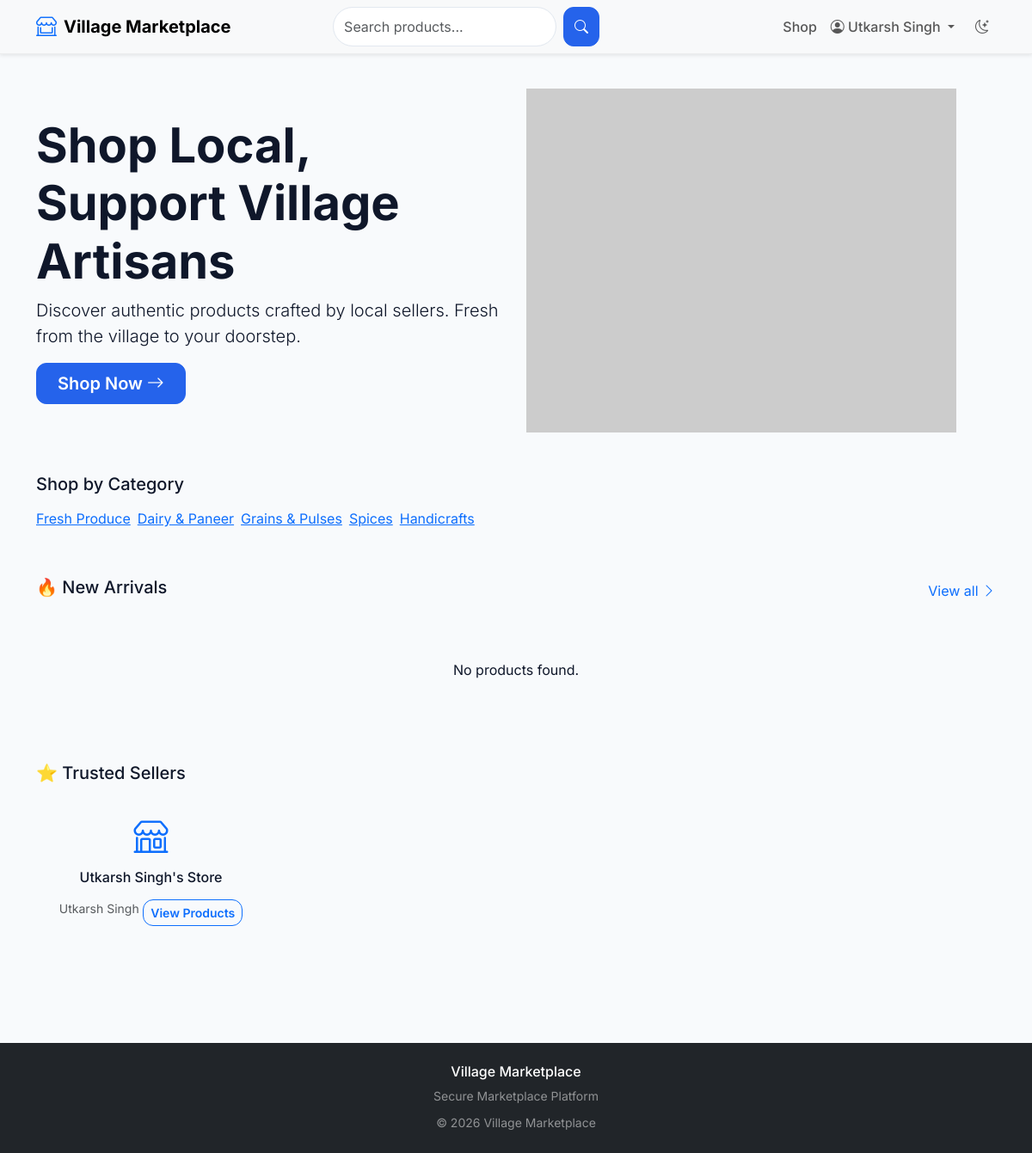
/ (signed in), run on the app's committed database.
### models/user.py (models this page shows, shortened)
class User(UserMixin, db.Model):
    __tablename__ = 'users'
    id = db.Column(db.Integer, primary_key=True)
    name = db.Column(db.String(100), nullable=False)
    email = db.Column(db.String(120), unique=True, nullable=False)
    mobile = db.Column(db.String(20), unique=True, nullable=False)
    password_hash = db.Column(db.String(200), nullable=False)
    role = db.Column(db.String(20), nullable=False,
                     default='customer')  # admin, seller, customer
    is_active = db.Column(db.Boolean, default=False)  # email verified
    is_suspended = db.Column(db.Boolean, default=False)
    created_at = db.Column(db.DateTime, default=datetime.utcnow)
    updated_at = db.Column(
        db.DateTime, default=datetime.utcnow, onupdate=datetime.utcnow)
    customer_profile = db.relationship(
        'Customer', backref='user', uselist=False, cascade='all, delete-orphan')
    seller_profile = db.relationship(
        'Seller', backref='user', uselist=False, cascade='all, delete-orphan')
    notifications = db.relationship(
        'Notification', backref='user', lazy='dynamic')
    audit_logs = db.relationship('AuditLog', backref='user', lazy='dynamic')

class Seller(db.Model):
    __tablename__ = 'sellers'
    id = db.Column(db.Integer, primary_key=True)
    user_id = db.Column(db.Integer, db.ForeignKey(
        'users.id'), unique=True, nullable=False)
    store_name = db.Column(db.String(100))
    store_description = db.Column(db.Text)
    store_logo = db.Column(db.String(200))
    is_approved = db.Column(db.Boolean, default=False)
    total_sales = db.Column(db.Integer, default=0)
    total_revenue = db.Column(db.Float, default=0.0)
    created_at = db.Column(db.DateTime, default=datetime.utcnow)
    products = db.relationship('Product', backref='seller', lazy='dynamic')
    wallet = db.relationship('Wallet', backref='seller',
                             uselist=False, cascade='all, delete-orphan')
    withdrawals = db.relationship(
        'Withdrawal', backref='seller', lazy='dynamic')

### models/product.py (models this page shows)
class Category(db.Model):
    __tablename__ = 'categories'
    id = db.Column(db.Integer, primary_key=True)
    name = db.Column(db.String(50), unique=True, nullable=False)
    slug = db.Column(db.String(50), unique=True, nullable=False)
    description = db.Column(db.Text)
    image = db.Column(db.String(200))
    is_active = db.Column(db.Boolean, default=True)
    created_at = db.Column(db.DateTime, default=datetime.utcnow)
    products = db.relationship('Product', backref='category', lazy='dynamic')

### routes/main.py (the view)
@main_bp.route('/')
def index():
    page = request.args.get('page', 1, type=int)
    per_page = 12
    products = Product.query.filter_by(status='approved').filter(
        Product.stock > 0).order_by(Product.created_at.desc())
    pagination = products.paginate(
        page=page, per_page=per_page, error_out=False)
    categories = Category.query.filter_by(is_active=True).limit(8).all()
    featured_sellers = Seller.query.filter_by(is_approved=True).limit(6).all()
    return render_template('main/index.html',
                           products=pagination.items,
                           pagination=pagination,
                           categories=categories,
                           featured_sellers=featured_sellers)

### templates/main/index.html (shortened to what this page needs)
{% extends "base.html" %}
{% block content %}
<div class="hero-banner mb-5">
    <div class="container">
        <div class="row align-items-center">
            <div class="col-md-6">
                <h1 class="display-4 fw-bold">Shop Local,<br>Support Village Artisans</h1>
                <p class="lead">Discover authentic products crafted by local sellers. Fresh from the village to your doorstep.</p>
                <a href="{{ url_for('main.products') }}" class="btn btn-primary btn-lg px-4">Shop Now <i class="bi bi-arrow-right"></i></a>
            </div>
            <div class="col-md-6 d-none d-md-block">
                <img src="{{ url_for('static', filename='images/hero-illustration.svg') }}" alt="Shopping" class="img-fluid" onerror="this.src='https://placehold.co/500x400?text=Marketplace'">
            </div>
        </div>
    </div>
</div>
<div class="container mb-5">
    <h5 class="mb-3">Shop by Category</h5>
    <div class="category-chips-wrapper">
        <div class="category-chips d-flex gap-2 overflow-auto pb-2">
            {% for cat in categories %}
            <a href="{{ url_for('main.products', category=cat.id) }}" class="chip">{{ cat.name }}</a>
            {% endfor %}
        </div>
    </div>
</div>
<div class="container mb-5">
    <div class="d-flex justify-content-between align-items-center mb-3">
        <h5>🔥 New Arrivals</h5>
        <a href="{{ url_for('main.products') }}" class="text-decoration-none">View all <i class="bi bi-chevron-right"></i></a>
    </div>
    <div class="row g-4">
        {% for product in products[:8] %}
        <div class="col-6 col-md-3">
            <div class="card product-card h-100 position-relative">
                <a href="{{ url_for('main.product_detail', product_id=product.id) }}">
                    <img src="{{ url_for('static', filename='uploads/products/' + (product.images.split(',')[0] if product.images else 'default.jpg')) }}" class="card-img-top" alt="{{ product.name }}" onerror="this.src='https://placehold.co/300x200?text=No+Image'">
                </a>
                <a href="{{ url_for('customer.add_to_wishlist', product_id=product.id) }}" class="wishlist-btn text-decoration-none" title="Add to wishlist">
                    <i class="bi bi-heart"></i>
                </a>
                <div class="card-body p-3">
                    <h6 class="card-title"><a href="{{ url_for('main.product_detail', product_id=product.id) }}" class="text-decoration-none text-dark">{{ product.name[:40] }}</a></h6>
                    <div class="d-flex justify-content-between align-items-center">
                        <span class="text-primary fw-bold">₹{{ "%.2f"|format(product.price) }}</span>
                        {% if product.stock < 5 and product.stock > 0 %}
                        <span class="badge bg-warning">Low stock</span>
                        {% elif product.stock == 0 %}
                        <span class="badge bg-danger">Sold out</span>
                        {% endif %}
                    </div>
                    <div class="small text-muted mt-1">
                        <i class="bi bi-star-fill text-warning"></i> {{ product.rating or 0 }} ({{ product.total_reviews }})
                    </div>
                    <div class="small text-muted">by {{ product.seller.store_name }}</div>
                </div>
                <div class="card-footer bg-transparent border-0 pb-3 pt-0">
                    <form action="{{ url_for('customer.add_to_cart', product_id=product.id) }}" method="POST" class="d-grid">
                        <input type="hidden" name="quantity" value="1">
                        <button type="submit" class="btn btn-sm btn-primary" {% if product.stock == 0 %}disabled{% endif %}>
                            <i class="bi bi-cart-plus"></i> Add to Cart
                        </button>
                    </form>
                </div>
            </div>
        </div>
        {% else %}
        <div class="col-12 text-center py-5">No products found.</div>
        {% endfor %}
    </div>
</div>
{% if featured_sellers %}
<div class="container mb-5">
    <h5 class="mb-3">⭐ Trusted Sellers</h5>
    <div class="row g-3">
        {% for seller in featured_sellers[:4] %}
        <div class="col-6 col-md-3">
            <div class="seller-card text-center p-3 rounded-3">
                <i class="bi bi-shop fs-1 text-primary"></i>
                <h6 class="mt-2">{{ seller.store_name }}</h6>
                <small class="text-muted">{{ seller.user.name }}</small>
                <a href="{{ url_for('main.products', seller=seller.id) }}" class="btn btn-sm btn-outline-primary mt-2">View Products</a>
            </div>
        </div>
        {% endfor %}
    </div>
</div>
{% endif %}
{% endblock %}

### templates/base.html (shortened to what this page needs)
<!DOCTYPE html><html lang="en" data-bs-theme="light">
<head>
<link href="https://cdn.jsdelivr.net/npm/bootstrap@5.3.0/dist/css/bootstrap.min.css" rel="stylesheet">
<link rel="stylesheet" href="https://cdn.jsdelivr.net/npm/bootstrap-icons@1.11.0/font/bootstrap-icons.css">
<link href="{{ url_for('static', filename='css/style.css') }}" rel="stylesheet">
</head><body><nav class="navbar navbar-expand-lg sticky-top bg-body-tertiary shadow-sm">
    <div class="container">    <a class="navbar-brand fw-bold d-flex align-items-center gap-2"
       href="{{ url_for('main.index') }}">
        <i class="bi bi-shop-window fs-4 text-primary"></i>
        <span>{{ config.SITE_NAME }}</span>
    </a>
    <div class="collapse navbar-collapse" id="navbarMain">
        <form class="d-flex mx-auto position-relative my-3 my-lg-0"
              role="search"
              action="{{ url_for('main.products') }}"
              method="GET">
            <input class="form-control me-2"
                   type="search"
                   name="search"
                   id="searchInput"
                   placeholder="Search products..."
                   autocomplete="off">
            <button class="btn btn-primary"
                    type="submit">
                <i class="bi bi-search"></i>
            </button>
        </form>
        <ul class="navbar-nav ms-auto align-items-lg-center">
            <li class="nav-item">
                <a class="nav-link"
                   href="{{ url_for('main.products') }}">
                    Shop
                </a>
            </li>
            {% if current_user.is_authenticated %}
                <li class="nav-item dropdown">
                    <a class="nav-link dropdown-toggle"
                       href="#"
                       role="button"
                       data-bs-toggle="dropdown">
                        <i class="bi bi-person-circle"></i>
                        {{ current_user.name }}
                    </a>
                </li>
            {% endif %}
            <li class="nav-item ms-lg-2">
                <button class="btn btn-link nav-link"
                        id="darkModeToggle">
                    <i class="bi bi-moon-stars"></i>
                </button>
            </li>
        </ul>
    </div>
</div>
</nav><main class="py-4">{% block content %}{% endblock %}
</main><footer class="bg-dark text-white mt-5 py-4"><div class="container text-center">
    <h6 class="mb-2">
        {{ config.SITE_NAME }}
    </h6>
    <p class="small text-white-50 mb-2">
        Secure Marketplace Platform
    </p>
    <small class="text-white-50">
        © 2026 {{ config.SITE_NAME }}
    </small>
</div>
</footer><script src="https://cdn.jsdelivr.net/npm/bootstrap@5.3.0/dist/js/bootstrap.bundle.min.js"></script><script src="{{ url_for('static', filename='js/main.js') }}"></script>{% block scripts %}{% endblock %}
</body>
</html>

### static/css/style.css (style rules this page uses)
:root { --primary:#2563eb; --primary-hover:#1d4ed8; --success:#16a34a; --danger:#dc2626; --warning:#f59e0b; --bg:#f8fafc; --card:#ffffff; --text:#0f172a; --border:#e2e8f0; --shadow-sm:0 4px 12px rgba(0,0,0,.06); --shadow-md:0 10px 30px rgba(0,0,0,.08); --shadow-lg:0 20px 40px rgba(0,0,0,.12); --transition-speed:.3s; }
html { scroll-behavior:smooth; }
body { font-family:'Inter','Segoe UI',sans-serif; background:var(--bg); color:var(--text); transition:background-color var(--transition-speed), color var(--transition-speed); }
.navbar { backdrop-filter:blur(14px); border-bottom:1px solid rgba(0,0,0,.05); }
.navbar-brand { font-weight:700; }
.nav-link { font-weight:500; }
#searchInput { border-radius:50px; }
.form-control, .form-select { min-height:46px; border-radius:12px; border:1px solid var(--border); }
button, .btn { transition:all .2s ease; }
.btn { border-radius:12px; font-weight:600; }
.btn-primary { background:var(--primary); border-color:var(--primary); }
footer { margin-top:auto; }

### data on the page
User: name "Utkarsh Singh"
Category: name "Fresh Produce"
Category: name "Dairy & Paneer"
Category: name "Grains & Pulses"
Category: name "Spices"
Category: name "Handicrafts"
Seller: store_name "Utkarsh Singh's Store", user.name "Utkarsh Singh"

### other printed values
{{ config.SITE_NAME }} "Village Marketplace"
